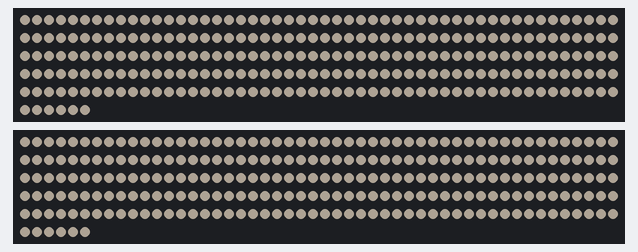
A sketch run on a simulated Arduino Uno, built with avr-gcc and run on an emulated ATmega328P. Parts: 2 × 256 RGB LEDs in strip order, left to right, continuing on the next row. Dim RGB values are drawn brighter than linear; random numbers use the default seed unless the sketch sets one.

Above: at 0.1 s.

The sketch:

legendary-chainsaw.ino
```cpp
#include <Adafruit_NeoPixel.h>
#ifdef __AVR__
#include <avr/power.h>
#endif

//********************************************************
//============  Geschreven door ElCone
//============  In samenwerking met Tom 2
//============  Versie 0.2019-06-20.4
//*******************************************************/

#define PIN 2
#define PN2 4
#define NUM_LEDS_L 256
#define NUM_LEDS_R 256
#define NUM_LEDS NUM_LEDS_L + NUM_LEDS_R
#define BRIGHTNESS 200

//********************************************************
//============  Structs
//*******************************************************/

struct RGB {
	byte R, G, B;
};

//********************************************************
//============  Globals
//*******************************************************/

class Strip {
	Adafruit_NeoPixel stripL = Adafruit_NeoPixel(NUM_LEDS_L, PIN, NEO_GRB + NEO_KHZ800); //Params 1 - pixels; 2 - PIN; 3 - Flags (may be added(+) together) (NEO_KHZ800, NEO_KHZ400, NEO_GRB, NEO_RGB, NEO_RGBW)
	Adafruit_NeoPixel stripR = Adafruit_NeoPixel(NUM_LEDS_R, PN2, NEO_GRB + NEO_KHZ800);
public:
	void begin() {
		stripL.begin();
		stripR.begin();
	}
	uint16_t numPixels() {
		return stripL.numPixels() + stripR.numPixels();
	}
	void setBrightness() {
		setBrightness(BRIGHTNESS);
	}
	void setBrightness(uint8_t brightness) {
		stripL.setBrightness(brightness);
		stripR.setBrightness(brightness);
	}
	void setPixelColor(uint16_t n, RGB color) {
		return setPixelColor(n, color.R, color.G, color.B);
	}
	void setPixelColor(uint16_t n, RGB color, uint8_t w) {
		return setPixelColor(n, color.R, color.G, color.B, w);
	}
	void setPixelColor(uint16_t n, uint8_t r, uint8_t g, uint8_t b) {
		if (n > NUM_LEDS_L)
		{
			n -= NUM_LEDS_L;
			n = NUM_LEDS_R - n;
			stripR.setPixelColor(n, r, g, b);
		}
		else
			stripL.setPixelColor(n, r, g, b);
	}
	void setPixelColor(uint16_t n, uint8_t r, uint8_t g, uint8_t b, uint8_t w) {
		if (n > NUM_LEDS_L)
		{
			n -= NUM_LEDS_L;
			n = NUM_LEDS_R - n;
			stripR.setPixelColor(n, r, g, b, w);
		}
		else
			stripL.setPixelColor(n, r, g, b, w);
	}
	void show() {
		stripL.show();
		stripR.show();
	}
};

Strip LedStrip = Strip();

//********************************************************
//============  Entities
//*******************************************************/

class OneColor {
	double CorrectionR = 1;
	double CorrectionG = 1;
	double CorrectionB = 1;
	void Correct() {
		Color.R *= CorrectionR;
		Color.G *= CorrectionG;
		Color.B *= CorrectionB;
	}
public:
	RGB Color;
	byte *R = &Color.R;
	byte *G = &Color.G;
	byte *B = &Color.B;
	byte Brightness;
	OneColor() {}
	OneColor(RGB color) {
		Color = color;
		Brightness = BRIGHTNESS;
	}
	OneColor(RGB color, byte brightness) {
		Color = color;
		Brightness = brightness;
	}
	void SetCorrection(double r, double g, double b) {
		CorrectionR = r;
		CorrectionG = g;
		CorrectionB = b;
		Correct();
	}
	void White(bool day = true) {
		Color = { 255, day ? 255 : 200, day ? 127 : 50 };
	}
	void WhiteK(byte temp) {
		const int rangeSize = 32;
		temp ^= 255;
		byte range = temp / rangeSize;
		temp %= rangeSize;
		Color = { 255, 255, 255 };
		Brightness = 127;
		switch (range)
		{
			case 0:
				Color.G = 96 + temp * 2;
				Color.B = 2 * temp;
				break;
			case 1:
				Color.G = 160 + temp / 2;
				Color.B = 64 + temp;
				break;
			case 2:
				Color.G = 176 + temp;
				Color.B = 96 + temp;
				break;
			case 3:
				Color.G = 208 + temp / 2;
				Color.B = 160 + temp;
				break;
			case 4:
				Color.G = 224 + temp;
				Color.B = 192 + temp;
				break;
			case 5:
				Color.B = 224 + temp;
				break;
			case 6:
				Color.R = 255 - temp * 2;
				Color.G = 255 - temp;
				break;
			case 7:
				Color.R = 192 - temp * 4;
				Color.G = 224 - temp * 2;
				break;
		}
		Correct();
	}
	void SetPattern() {
		for (int i = 0; i <= NUM_LEDS; i++)
		{
			LedStrip.setPixelColor(i, Color.R, Color.G, Color.B, Brightness);
		}
	}
};

class ColorLoop {
private:
	RGB *Colors; //Array size = Size
	byte Pos, Steps, Current, Size;
	float dR, dG, dB;

	void CalcDeltas(byte idx1, byte idx2)
	{
		dR = (Colors[idx2].R - Colors[idx1].R) / Steps;
		dG = (Colors[idx2].G - Colors[idx1].G) / Steps;
		dB = (Colors[idx2].B - Colors[idx1].B) / Steps;
	}
public:
	ColorLoop() {};

	ColorLoop(RGB colors[], byte size, byte steps) {
		Colors = colors;
		Size = size;
		Steps = steps;
		CalcDeltas(0, 1);
	}

	void Next() {
		Pos++;
		if (Pos == Steps)
		{
			Pos = 0;
			Current++;
			Current %= Size;
			CalcDeltas(Current, (Current + 1) % Size);
		}
	}

	void SetPattern() {
		byte r = Colors[Current].R + dR * Pos;
		byte g = Colors[Current].G + dG * Pos;
		byte b = Colors[Current].B + dB * Pos;
		for (int i = 0; i <= NUM_LEDS; i++)
		{
			LedStrip.setPixelColor(i, r, g, b, BRIGHTNESS);
		}
		//LedStrip.setPixelColor(Pos, 255, 255, 255, 255); //debug
	}
};

class ColorBounce {
public:
	OneColor C1;
	OneColor C2;
	int Pos;
	int Length = 32;

	ColorBounce() {};
	ColorBounce(RGB color1, RGB color2)
	{
		C1 = OneColor(color1);
		C2 = OneColor(color2);
	}

	void Next() {
		Pos++;
		Pos %= (Length * 2);
	}

	void SetPattern() {
		int rRng = *C1.R - *C2.R;
		int gRng = *C1.G - *C2.G;
		int bRng = *C1.B - *C2.B;
		float rStep = (*C1.R - *C2.R) / Length;
		float gStep = (*C1.G - *C2.G) / Length;
		float bStep = (*C1.B - *C2.B) / Length;

		for (int i = 0; i < NUM_LEDS; i++) {
			uint8_t r, g, b;
			int pos = Pos % Length;
			if (Pos < 32) {
				r = *C1.R - rRng + rStep * pos;
				g = *C1.G - gRng + gStep * pos;
				b = *C1.B - bRng + bStep * pos;
			}
			else {
				r = *C2.R + rRng - rStep * pos;
				g = *C2.G + gRng - gStep * pos;
				b = *C2.B + bRng - bStep * pos;
			}
			LedStrip.setPixelColor(i, r, g, b, BRIGHTNESS);
		}
	}
};

class Rainbow {
private:
	uint8_t Pos;
	RGB Wheel(byte WheelPos) {
		WheelPos = 255 - WheelPos;
		if (WheelPos < 85) {
			return RGB{ 255 - WheelPos * 3, 0, WheelPos * 3 };
		}
		if (WheelPos < 170) {
			WheelPos -= 85;
			return RGB{ 0, WheelPos * 3, 255 - WheelPos * 3 };
		}
		WheelPos -= 170;
		return RGB{ WheelPos * 3, 255 - WheelPos * 3, 0 };
	}

public:
	void Next(int Amount = 1) {
		Pos++;
	}
	void SetPattern() {
		for (int i = 0; i < LedStrip.numPixels(); i++) {
			LedStrip.setPixelColor(i, Wheel((i + Pos) & 255));
		}
	}
};

class Fire {
private:
	uint8_t Pos;

	void Wheel(int index, byte WheelPos) {
		WheelPos %= 255;
		if (WheelPos < 85) {
			LedStrip.setPixelColor(index,
				255,
				170 - WheelPos * 2,
				0,
				Brightness);
		}
		if (WheelPos < 170) {
			WheelPos -= 85;
			LedStrip.setPixelColor(index,
				255 - WheelPos * 2,
				0,
				0,
				Brightness);
		}
		WheelPos -= 170;
		LedStrip.setPixelColor(index,
			85 + WheelPos * 2,
			WheelPos * 2,
			0,
			Brightness);
	}

public:
	uint8_t Brightness = 255;
	void Next(int Amount = 1) {
		Pos++;
	}
	void SetPattern() {
		for (int i = 0; i < LedStrip.numPixels(); i++) {
			Wheel(i + Pos % 255, i);
		}
		LedStrip.show();
	}
};

class Siren {
private:
	uint8_t Duration, Pos;
public:
	Siren() { Duration = 30; }

	void Next(int amount = 1) {
		Pos++;
		Pos %= Duration;
	}

	void SetPattern()
	{
		int section;
		int sectSize = NUM_LEDS / 4;
		bool halfway = Pos * 2 > Duration;

		for (int i = 0; i < NUM_LEDS; i++)
			LedStrip.setPixelColor(i, 0, 0, 0);
		if (Pos % 2 == 1)
			return;
		if (Pos <= Duration / 2)
		{
			for (int i = 0; i < NUM_LEDS / 2; i++)
				LedStrip.setPixelColor(i, 255, 0, 0);
		}
		else
		{
			for (int i = NUM_LEDS / 2; i < NUM_LEDS; i++)
				LedStrip.setPixelColor(i, 0, 0, 255);
		}

	}

};

class Sparkle {
public:
	uint8_t R, G, B, Brightness;
	int X, Y;
	bool Previous;
	Sparkle() {};
	Sparkle(uint8_t r, uint8_t g, uint8_t b, uint8_t brightness) {
		R = r;
		G = g;
		B = b;
		Brightness = brightness;
	}
	void BlendPattern() {
		Previous = !Previous;
		if (Previous)
			X = random(0, NUM_LEDS);
		else
			Y = random(0, NUM_LEDS);
		Redraw();
	}
	void Redraw() {
		LedStrip.setPixelColor(Previous ? X : Y, R, G, B, Brightness);
		LedStrip.setPixelColor(Previous ? Y : X, R / 2, G / 2, B / 2, Brightness);
	}
};

class Bouncer {
public:
	int Pos, Length;
	int Direction = 1;
	uint8_t R, G, B, Brightness;
	void Next() {
		if (Pos == 0 || Pos == NUM_LEDS)
			Direction *= -1;
		Pos += Direction;
	}
	void BlendPattern() {
		for (int i = Pos; i < Pos + Length; i++)
			if (i <= NUM_LEDS)
				LedStrip.setPixelColor(i, R, G, B, Brightness);
	}

};

//********************************************************
//============  Assemblies
//*******************************************************/

class Prog00 {
public:
	//Pong p = Pong(1, 0, 3, 255, 255, 255, true, 1, NUM_LEDS);
	//Pong q = Pong(1, 0, 3, 255, 0, 0, false, 96, NUM_LEDS);
	//Walker w = Walker(1, 0.5, 3, 0, 255, 0, true, 1, 96, 200, true);
	//Blip(float speed, float acceleration, int size, uint8_t r, uint8_t g, uint8_t b, bool clockwise, uint16_t startPos)
	//Blip b = Blip(1,0,3,255,0,0,true, 40);
	void Looper() {
		//b.BlendPattern();
		//b.Next();
		//p.BlendPattern();
		//q.BlendPattern();
		//w.BlendPattern();
		//r.Next();
		//p.Next();
		//q.Next();
		//w.Next();
		delay(30);
	}
}; //Original

class Prog01 {
public:
	Fire f = Fire();
	Sparkle s = Sparkle(0, 0, 255, 255);
	Sparkle s2 = Sparkle(255, 0, 0, 255);
	Sparkle s3 = Sparkle(255, 255, 255, 255);
	Sparkle s4 = Sparkle(255, 127, 0, 255);

	void Setup() {
		f.SetPattern();
		f.Brightness = 255;
	}

	void Looper() {
		f.Next();
		s.BlendPattern();
		s2.BlendPattern();
		s3.BlendPattern();
		s4.BlendPattern();

		delay(40);
	}
}; //Fire

class Prog02 {
public:
	Rainbow r = Rainbow();
	Bouncer b = Bouncer();

	void Setup() {
		b.R = 255;
		b.G = 255;
		b.B = 255;
		b.Brightness = 255;
	}
	void Looper() {
		r.SetPattern();
		r.Next();
		b.Next();
		b.BlendPattern();

		delay(1); //40
	}
}; //Rainbow

class Prog03 {
public:
	Siren s = Siren();
	void Looper() {
		s.Next();
		s.SetPattern();
		delay(20);
	}
};

class Prog04 {  //Clau
public:
	ColorBounce Cb;
	void Setup() {
		Cb = ColorBounce(
			RGB{ 111, 155, 0 },  //color1
			RGB{ 0, 33, 111 }   //color2
		);
	}
	void Looper() {
		Cb.Next();
		Cb.SetPattern();
		delay(75);
	}
}; //Clau

class Prog05 {
public:
	OneColor OC = OneColor();
	void Looper() {
		for (int i = 0; i <= 255; i++)
		{
			OC.WhiteK(255 - i);
			OC.SetPattern();
			LedStrip.show();
			delay(250);
		}
	}
}; //WhiteDemo

class Prog06 {
public:
	Rainbow RB = Rainbow();
	void Setup() {};
	void Looper() {
		RB.Next();
		RB.SetPattern();
		delay(40);
	}
}; //RainbowDemo

class Prog07 {
public:
	ColorLoop CL;
	static const int size = 6;
	RGB colors[size] = {
		{ 255, 0, 0 },
		{ 0, 255, 0 },
		{ 0, 0, 255 },
		{ 255, 255, 0 },
		{ 0, 255, 255 },
		{ 255, 0, 255}
	};
	void Setup() {
		CL = ColorLoop(colors, size, 32);
	};
	void Looper() {
		CL.Next();
		CL.SetPattern();
		delay(100);
	}
};

class Prog08 {
	OneColor color = OneColor();
public:
	void Setup() {
		Setup(128);
	}
	void Setup(byte temperature) {
		color.WhiteK(temperature);
		color.SetCorrection(1, .925, .75);
		color.SetPattern();
	}
	void Setup(byte r, byte g, byte b) {
		color = OneColor(RGB{ r, g, b });
		color.SetPattern();
	}
	void Looper() {
		delay(12000);
	}
};

//********************************************************
//============  Operation
//*******************************************************/

OneColor oC = OneColor(RGB{ 95, 27, 88 }, BRIGHTNESS);

Prog00 p0 = Prog00();
Prog01 p1 = Prog01(); //Fire
Prog02 p2 = Prog02(); //Rainbow
Prog03 p3 = Prog03(); //Siren
Prog04 p4 = Prog04(); //Clau
Prog05 p5 = Prog05(); //WhiteDemo
Prog06 p6 = Prog06(); //RainbowDemo
Prog07 p7 = Prog07(); //ColorLoop
Prog08 p8 = Prog08(); //White or color

void setupStrip()
{
	LedStrip.begin();
	LedStrip.setBrightness(BRIGHTNESS);
	oC.SetPattern();
	p1.Setup();
	p7.Setup();
	p8.Setup(64, 60, 56);
	LedStrip.show(); // Initialize all pixels to 'off'
}

void setup() {
	setupStrip();
}

void loop() {
	p8.Looper();
	LedStrip.show();
}
```
